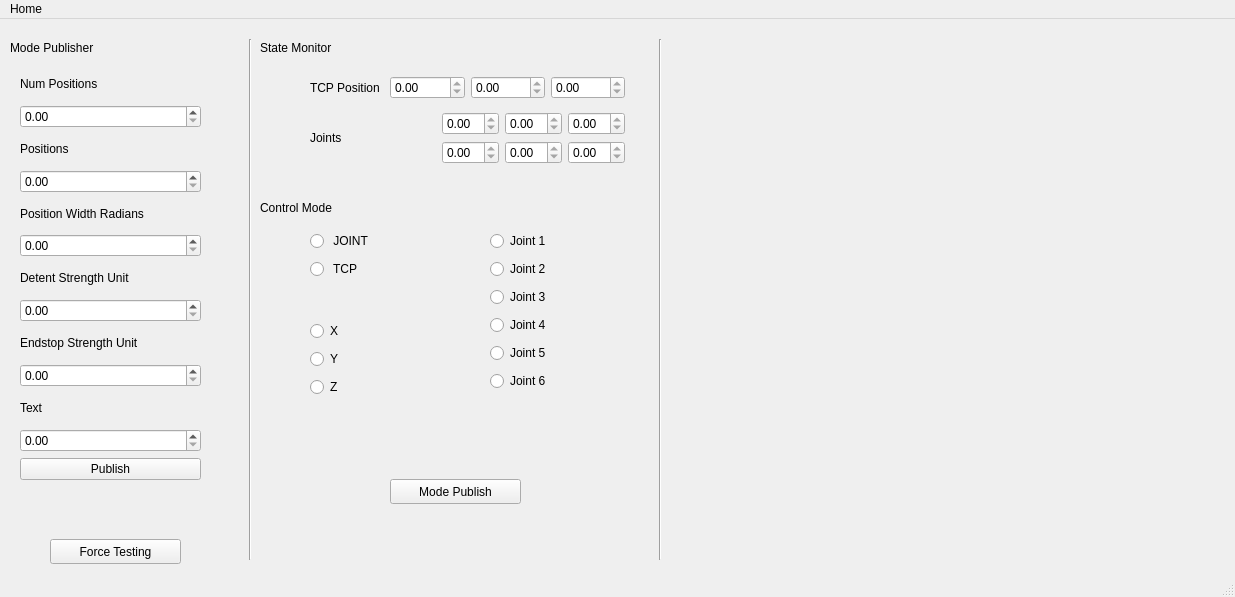
<?xml version="1.0" encoding="UTF-8"?>
<ui version="4.0">
 <class>MainWindow</class>
 <widget class="QMainWindow" name="MainWindow">
  <property name="geometry">
   <rect>
    <x>0</x>
    <y>0</y>
    <width>1235</width>
    <height>597</height>
   </rect>
  </property>
  <property name="windowTitle">
   <string>MainWindow</string>
  </property>
  <widget class="QWidget" name="centralwidget">
   <widget class="Line" name="line">
    <property name="geometry">
     <rect>
      <x>240</x>
      <y>20</y>
      <width>20</width>
      <height>521</height>
     </rect>
    </property>
    <property name="orientation">
     <enum>Qt::Vertical</enum>
    </property>
   </widget>
   <widget class="QPushButton" name="pushButton_2">
    <property name="geometry">
     <rect>
      <x>50</x>
      <y>520</y>
      <width>131</width>
      <height>25</height>
     </rect>
    </property>
    <property name="text">
     <string>Force Testing</string>
    </property>
   </widget>
   <widget class="QLabel" name="label_9">
    <property name="geometry">
     <rect>
      <x>10</x>
      <y>20</y>
      <width>151</width>
      <height>17</height>
     </rect>
    </property>
    <property name="text">
     <string>Mode Publisher</string>
    </property>
   </widget>
   <widget class="QLabel" name="label_10">
    <property name="geometry">
     <rect>
      <x>260</x>
      <y>20</y>
      <width>151</width>
      <height>17</height>
     </rect>
    </property>
    <property name="text">
     <string>State Monitor</string>
    </property>
   </widget>
   <widget class="QLabel" name="label_11">
    <property name="geometry">
     <rect>
      <x>260</x>
      <y>180</y>
      <width>151</width>
      <height>17</height>
     </rect>
    </property>
    <property name="text">
     <string>Control Mode</string>
    </property>
   </widget>
   <widget class="QPushButton" name="pushButton_3">
    <property name="geometry">
     <rect>
      <x>390</x>
      <y>460</y>
      <width>131</width>
      <height>25</height>
     </rect>
    </property>
    <property name="text">
     <string>Mode Publish</string>
    </property>
   </widget>
   <widget class="Line" name="line_2">
    <property name="geometry">
     <rect>
      <x>650</x>
      <y>20</y>
      <width>20</width>
      <height>521</height>
     </rect>
    </property>
    <property name="orientation">
     <enum>Qt::Vertical</enum>
    </property>
   </widget>
   <widget class="QWidget" name="">
    <property name="geometry">
     <rect>
      <x>310</x>
      <y>50</y>
      <width>315</width>
      <height>102</height>
     </rect>
    </property>
    <layout class="QVBoxLayout" name="verticalLayout_3">
     <item>
      <layout class="QHBoxLayout" name="horizontalLayout">
       <item>
        <widget class="QLabel" name="label_7">
         <property name="text">
          <string>TCP Position</string>
         </property>
        </widget>
       </item>
       <item>
        <widget class="QDoubleSpinBox" name="doubleSpinBox_7">
         <property name="enabled">
          <bool>true</bool>
         </property>
         <property name="readOnly">
          <bool>true</bool>
         </property>
        </widget>
       </item>
       <item>
        <widget class="QDoubleSpinBox" name="doubleSpinBox_8">
         <property name="enabled">
          <bool>true</bool>
         </property>
         <property name="readOnly">
          <bool>true</bool>
         </property>
        </widget>
       </item>
       <item>
        <widget class="QDoubleSpinBox" name="doubleSpinBox_9">
         <property name="enabled">
          <bool>true</bool>
         </property>
         <property name="readOnly">
          <bool>true</bool>
         </property>
        </widget>
       </item>
      </layout>
     </item>
     <item>
      <layout class="QHBoxLayout" name="horizontalLayout_4">
       <item>
        <widget class="QLabel" name="label_8">
         <property name="text">
          <string>Joints</string>
         </property>
        </widget>
       </item>
       <item>
        <layout class="QVBoxLayout" name="verticalLayout_2">
         <item>
          <layout class="QHBoxLayout" name="horizontalLayout_2">
           <item>
            <widget class="QDoubleSpinBox" name="doubleSpinBox_14">
             <property name="enabled">
              <bool>true</bool>
             </property>
             <property name="readOnly">
              <bool>true</bool>
             </property>
            </widget>
           </item>
           <item>
            <widget class="QDoubleSpinBox" name="doubleSpinBox_15">
             <property name="enabled">
              <bool>true</bool>
             </property>
             <property name="readOnly">
              <bool>true</bool>
             </property>
            </widget>
           </item>
           <item>
            <widget class="QDoubleSpinBox" name="doubleSpinBox_13">
             <property name="enabled">
              <bool>true</bool>
             </property>
             <property name="readOnly">
              <bool>true</bool>
             </property>
            </widget>
           </item>
          </layout>
         </item>
         <item>
          <layout class="QHBoxLayout" name="horizontalLayout_3">
           <item>
            <widget class="QDoubleSpinBox" name="doubleSpinBox_16">
             <property name="enabled">
              <bool>true</bool>
             </property>
             <property name="readOnly">
              <bool>true</bool>
             </property>
            </widget>
           </item>
           <item>
            <widget class="QDoubleSpinBox" name="doubleSpinBox_17">
             <property name="enabled">
              <bool>true</bool>
             </property>
             <property name="readOnly">
              <bool>true</bool>
             </property>
            </widget>
           </item>
           <item>
            <widget class="QDoubleSpinBox" name="doubleSpinBox_18">
             <property name="enabled">
              <bool>true</bool>
             </property>
             <property name="readOnly">
              <bool>true</bool>
             </property>
            </widget>
           </item>
          </layout>
         </item>
        </layout>
       </item>
      </layout>
     </item>
    </layout>
   </widget>
   <widget class="QWidget" name="">
    <property name="geometry">
     <rect>
      <x>20</x>
      <y>50</y>
      <width>181</width>
      <height>411</height>
     </rect>
    </property>
    <layout class="QVBoxLayout" name="verticalLayout">
     <item>
      <widget class="QLabel" name="label">
       <property name="text">
        <string>Num Positions</string>
       </property>
      </widget>
     </item>
     <item>
      <widget class="QDoubleSpinBox" name="doubleSpinBox"/>
     </item>
     <item>
      <widget class="QLabel" name="label_2">
       <property name="text">
        <string>Positions</string>
       </property>
      </widget>
     </item>
     <item>
      <widget class="QDoubleSpinBox" name="doubleSpinBox_2"/>
     </item>
     <item>
      <widget class="QLabel" name="label_3">
       <property name="text">
        <string>Position Width Radians</string>
       </property>
      </widget>
     </item>
     <item>
      <widget class="QDoubleSpinBox" name="doubleSpinBox_3"/>
     </item>
     <item>
      <widget class="QLabel" name="label_4">
       <property name="text">
        <string>Detent Strength Unit</string>
       </property>
      </widget>
     </item>
     <item>
      <widget class="QDoubleSpinBox" name="doubleSpinBox_4"/>
     </item>
     <item>
      <widget class="QLabel" name="label_5">
       <property name="text">
        <string>Endstop Strength Unit</string>
       </property>
      </widget>
     </item>
     <item>
      <widget class="QDoubleSpinBox" name="doubleSpinBox_5"/>
     </item>
     <item>
      <widget class="QLabel" name="label_6">
       <property name="text">
        <string>Text</string>
       </property>
      </widget>
     </item>
     <item>
      <widget class="QDoubleSpinBox" name="doubleSpinBox_6"/>
     </item>
     <item>
      <widget class="QPushButton" name="pushButton">
       <property name="text">
        <string>Publish</string>
       </property>
      </widget>
     </item>
    </layout>
   </widget>
   <widget class="QWidget" name="">
    <property name="geometry">
     <rect>
      <x>310</x>
      <y>210</y>
      <width>114</width>
      <height>54</height>
     </rect>
    </property>
    <layout class="QVBoxLayout" name="verticalLayout_4">
     <item>
      <widget class="QRadioButton" name="radioButton">
       <property name="text">
        <string> JOINT</string>
       </property>
      </widget>
     </item>
     <item>
      <widget class="QRadioButton" name="radioButton_2">
       <property name="text">
        <string> TCP</string>
       </property>
      </widget>
     </item>
    </layout>
   </widget>
   <widget class="QWidget" name="">
    <property name="geometry">
     <rect>
      <x>310</x>
      <y>300</y>
      <width>114</width>
      <height>83</height>
     </rect>
    </property>
    <layout class="QVBoxLayout" name="verticalLayout_5">
     <item>
      <widget class="QRadioButton" name="radioButton_5">
       <property name="text">
        <string>X</string>
       </property>
      </widget>
     </item>
     <item>
      <widget class="QRadioButton" name="radioButton_4">
       <property name="text">
        <string>Y</string>
       </property>
      </widget>
     </item>
     <item>
      <widget class="QRadioButton" name="radioButton_3">
       <property name="text">
        <string>Z</string>
       </property>
      </widget>
     </item>
    </layout>
   </widget>
   <widget class="QWidget" name="">
    <property name="geometry">
     <rect>
      <x>490</x>
      <y>210</y>
      <width>74</width>
      <height>170</height>
     </rect>
    </property>
    <layout class="QVBoxLayout" name="verticalLayout_6">
     <item>
      <widget class="QRadioButton" name="radioButton_7">
       <property name="text">
        <string>Joint 1</string>
       </property>
      </widget>
     </item>
     <item>
      <widget class="QRadioButton" name="radioButton_8">
       <property name="text">
        <string>Joint 2</string>
       </property>
      </widget>
     </item>
     <item>
      <widget class="QRadioButton" name="radioButton_6">
       <property name="text">
        <string>Joint 3</string>
       </property>
      </widget>
     </item>
     <item>
      <widget class="QRadioButton" name="radioButton_9">
       <property name="text">
        <string>Joint 4</string>
       </property>
      </widget>
     </item>
     <item>
      <widget class="QRadioButton" name="radioButton_10">
       <property name="text">
        <string>Joint 5</string>
       </property>
      </widget>
     </item>
     <item>
      <widget class="QRadioButton" name="radioButton_11">
       <property name="text">
        <string>Joint 6</string>
       </property>
      </widget>
     </item>
    </layout>
   </widget>
  </widget>
  <widget class="QMenuBar" name="menubar">
   <property name="geometry">
    <rect>
     <x>0</x>
     <y>0</y>
     <width>1235</width>
     <height>22</height>
    </rect>
   </property>
   <widget class="QMenu" name="menuHome">
    <property name="title">
     <string>Home</string>
    </property>
   </widget>
   <addaction name="menuHome"/>
  </widget>
  <widget class="QStatusBar" name="statusbar"/>
 </widget>
 <resources/>
 <connections/>
</ui>
